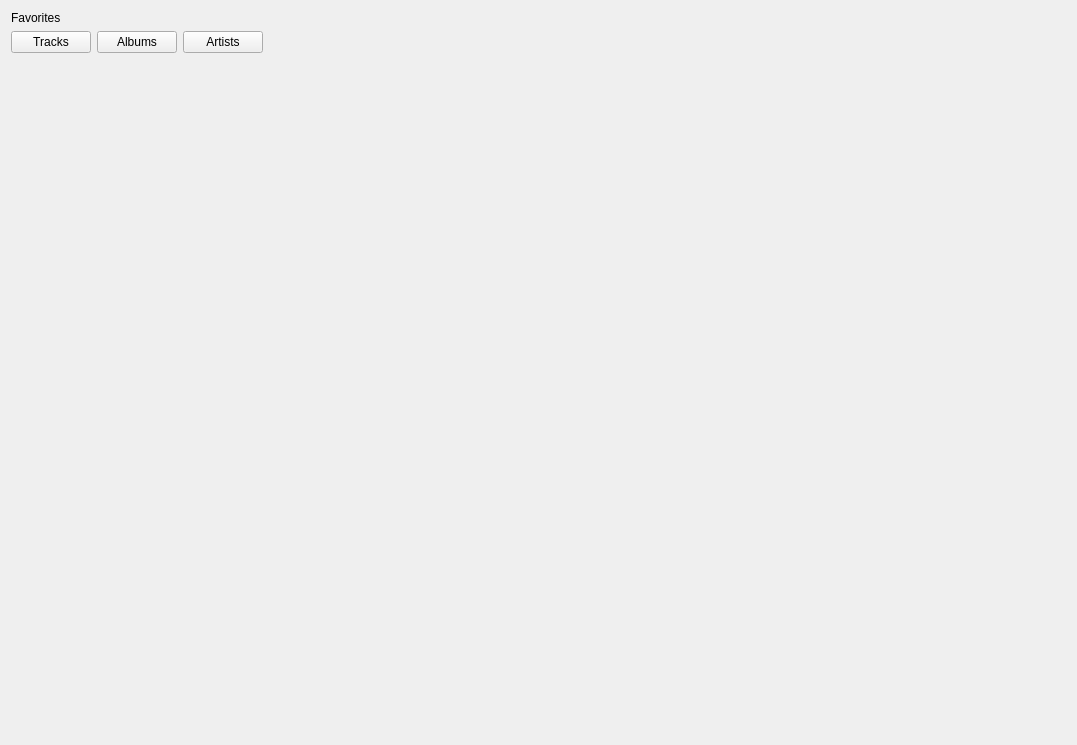
<?xml version="1.0" encoding="UTF-8"?>
<ui version="4.0">
 <class>FavoritesPage</class>
 <widget class="QWidget" name="FavoritesPage">
  <property name="geometry">
   <rect>
    <x>0</x>
    <y>0</y>
    <width>1077</width>
    <height>745</height>
   </rect>
  </property>
  <property name="windowTitle">
   <string>Form</string>
  </property>
  <layout class="QVBoxLayout" name="verticalLayout">
   <item>
    <widget class="QLabel" name="label">
     <property name="styleSheet">
      <string notr="true">font: 36pt &quot;Arial&quot;;
font: 36pt &quot;Hei&quot;;
font: 36pt &quot;Heiti SC&quot;;</string>
     </property>
     <property name="text">
      <string>Favorites</string>
     </property>
    </widget>
   </item>
   <item>
    <layout class="QHBoxLayout" name="horizontalLayout">
     <item>
      <widget class="QPushButton" name="tracksButton">
       <property name="text">
        <string>Tracks</string>
       </property>
      </widget>
     </item>
     <item>
      <widget class="QPushButton" name="albumsButton">
       <property name="text">
        <string>Albums</string>
       </property>
      </widget>
     </item>
     <item>
      <widget class="QPushButton" name="artistsButton">
       <property name="text">
        <string>Artists</string>
       </property>
      </widget>
     </item>
     <item>
      <spacer name="horizontalSpacer">
       <property name="orientation">
        <enum>Qt::Horizontal</enum>
       </property>
       <property name="sizeHint" stdset="0">
        <size>
         <width>668</width>
         <height>20</height>
        </size>
       </property>
      </spacer>
     </item>
    </layout>
   </item>
   <item>
    <widget class="QStackedWidget" name="stackedWidget">
     <widget class="QWidget" name="page"/>
     <widget class="QWidget" name="page_2"/>
    </widget>
   </item>
  </layout>
 </widget>
 <resources/>
 <connections/>
</ui>
